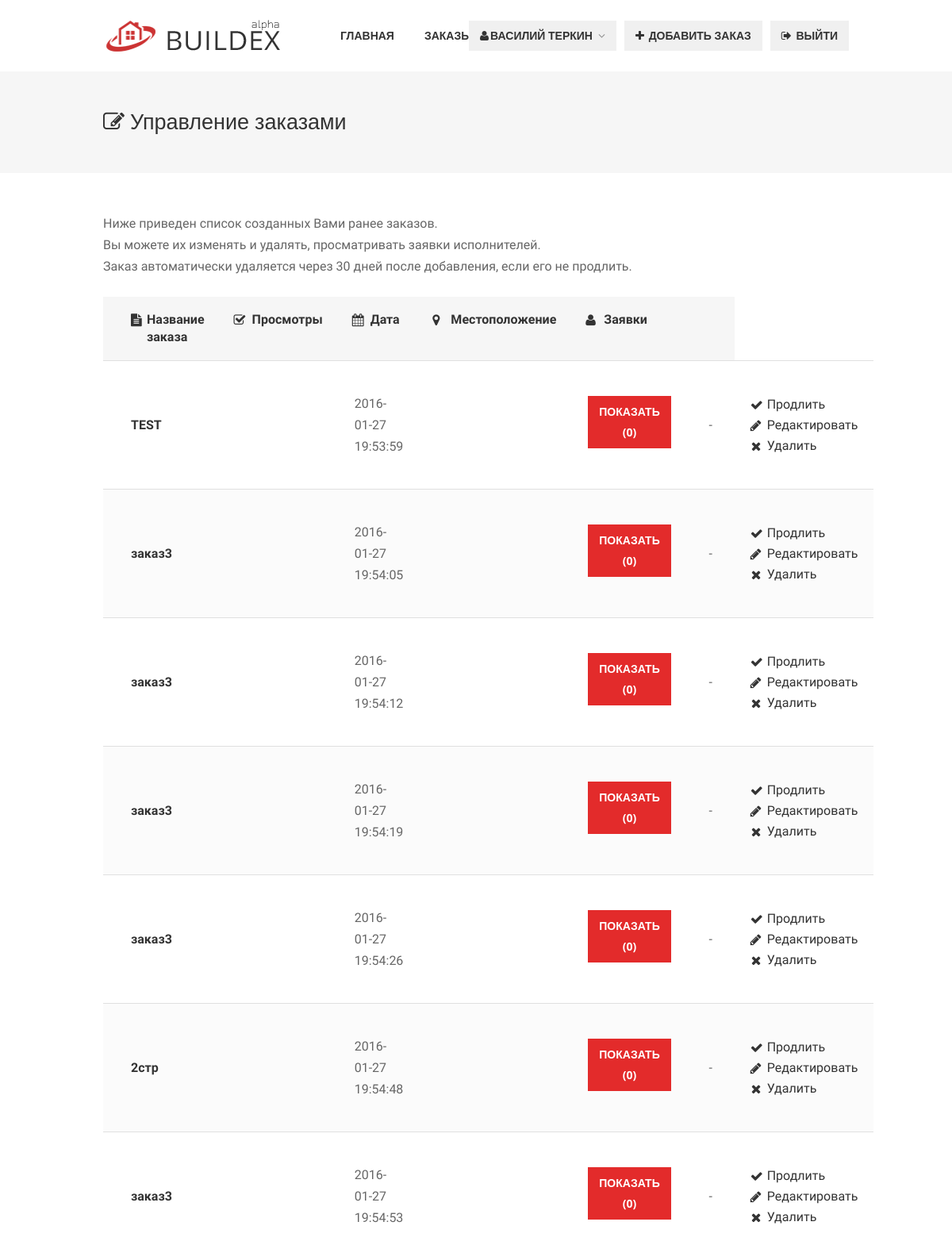
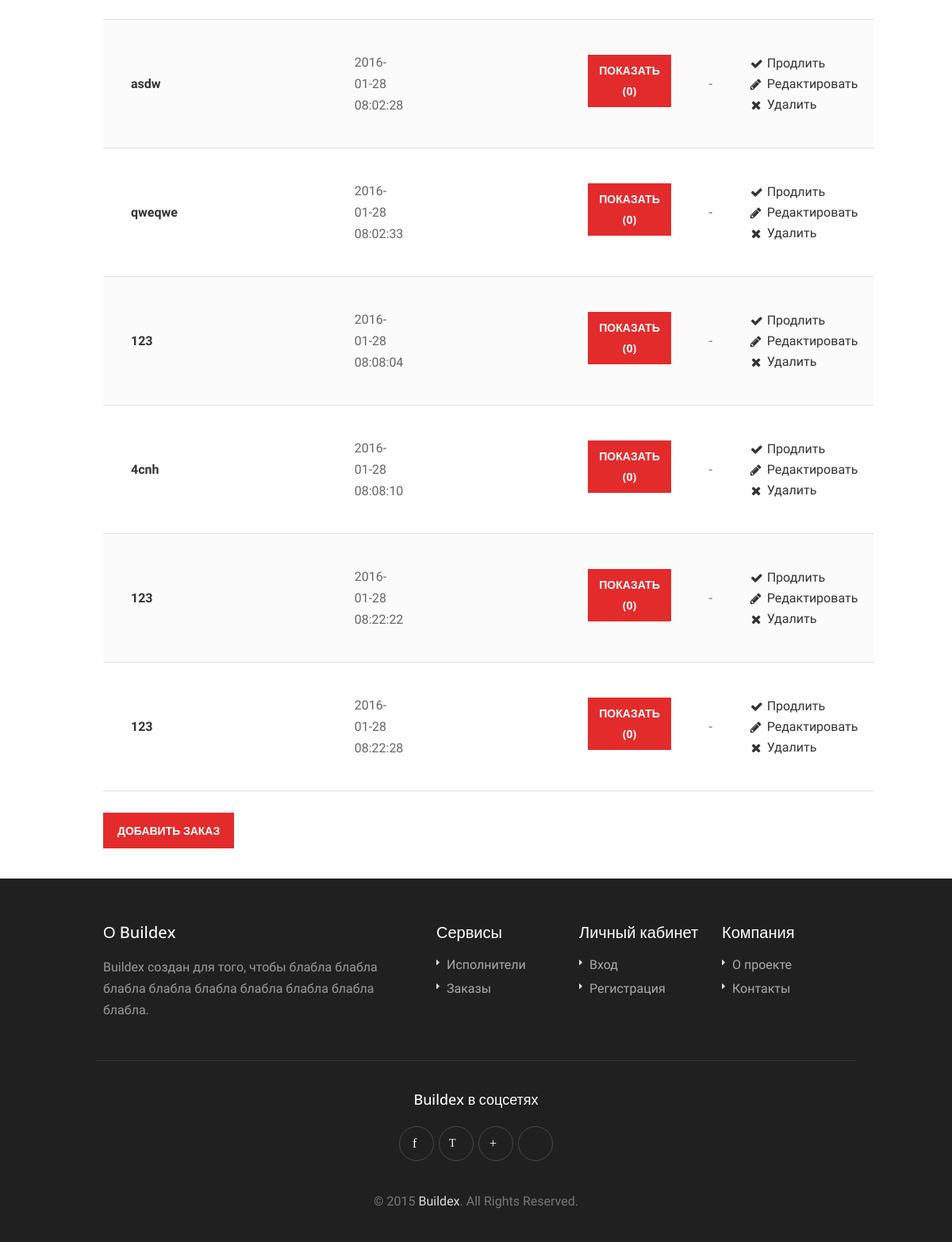
The app's page /myorders (signed in) with its own data (2 pictures, top to bottom).
### tables this page shows
CREATE TABLE IF NOT EXISTS `ads` (
  `id` int(11) NOT NULL AUTO_INCREMENT,
  `userid` int(11) NOT NULL,
  `type` int(11) NOT NULL,
  `firstid` int(11) NOT NULL,
  `secid` int(11) NOT NULL,
  `thirdid` int(11) NOT NULL,
  `title` varchar(256) NOT NULL,
  `adtext` text NOT NULL,
  `workload` varchar(256) NOT NULL,
  `term` varchar(256) NOT NULL,
  `applications` int(11) NOT NULL,
  `date` timestamp NOT NULL DEFAULT CURRENT_TIMESTAMP,
  `regionid` int(11) NOT NULL,
  PRIMARY KEY (`id`)
);

### lib/db.php (called while the page is built, shortened)
<?php
function SelectFromDBArray($sql)
{
	$result = mysql_query ($sql);
	$res = array();
	while($row = mysql_fetch_assoc($result))
		$res[]=$row;
	return $res;
}

### mod/myorders.php (called while the page is built, shortened)
<?
require_once(LIBPATH."db.php");
if(isset($_SESSION['userid']))
{
    $userid=$_SESSION['userid'];
    $userid=mysql_escape_string($userid);
    $arr=SelectFromDBArray("SELECT * from ads where userid=$userid");
}

### myorders.php (the view, shortened to what this page needs)
<!DOCTYPE html>
<html lang="ru">
<head>
<link rel="stylesheet" href="css/style.css">
<link rel="stylesheet" href="css/colors/red.css" id="colors">
</head>
<body>
<div id="wrapper">
<?php include("blocks/header-cl.php");
    include("mod/myorders.php"); ?>
<div id="titlebar" class="single">
	<div class="container">
		<div class="sixteen columns">
			<h2><i class="fa fa-edit"></i> Управление заказами</h2>
		</div>
	</div>
</div>
<div class="container">
	<div class="sixteen columns">
		<p class="margin-bottom-25">Ниже приведен список созданных Вами ранее заказов. <br/>Вы можете их изменять и удалять, просматривать заявки исполнителей. <br/>Заказ автоматически удаляется через 30 дней после добавления, если его не продлить. </p>
		<table class="manage-table responsive-table">
			<tr>
				<th><i class="fa fa-file-text"></i>Название заказа</th>
				<th><i class="fa fa-check-square-o"></i> Просмотры</th>
				<th><i class="fa fa-calendar"></i> Дата</th>
				<th><i class="fa fa-map-marker"></i> Местоположение</th>
				<th><i class="fa fa-user"></i> Заявки</th>
				<th></th>
			</tr>
			<?
            if(isset($arr))
            {
                foreach($arr as $value){?>
            <tr>
				<td class="title"><a href="/order-page.php?id=<?if(isset($value['id'])){echo $value['id'];}?>"><?if(isset($value['title'])){echo $value['title'];}?></a></td>
				<td class="centered"></td>
				<td><?if(isset($value['date'])){echo $value['date'];}?></td>
				<td><?if(isset($value['region'])){echo $value['region'];}?></td>
				<td class="centered"><a href="myapplications?adid=<?if(isset($value['id'])){echo $value['id'];}?>" class="button">Показать (<?if(isset($value['applications'])){echo $value['applications'];}?>)</a></td>
                <td class="centered">-</td>
				<td class="action">
					<a href="#"><i class="fa  fa-check "></i> Продлить</a>
					<a href="add-order?orderid=<?if(isset($value['id'])){echo $value['id'];}?>"><i class="fa fa-pencil"></i> Редактировать</a>
					<a href="delete?action=orderdel&orderid=<?if(isset($value['id'])){echo $value['id'];}?>" class="delete"><i class="fa fa-remove"></i> Удалить</a>
				</td>
			</tr>
            <?    }
            }?>
		</table>
		<br>
		<a href="add-order" class="button">Добавить заказ</a>
	</div>
</div>
<?php include("blocks/footer-out.php"); ?>
</div>
</body>
</html>

### css/colors/red.css (style rules this page uses)
#current, a.button.gray.app-link.opened, ul.float-right li a:hover, .menu ul li.sfHover a.sf-with-ul, .menu ul li a:hover, a.menu-trigger:hover, #jPanelMenu-menu li a:hover, .search-container button, .upload-btn, button, input[type="button"], input[type="submit"], a.button, .upload-btn:hover, #titlebar.photo-bg a.button.white:hover, a.button.dark:hover, #backtotop a:hover, .mfp-close:hover, .tabs-nav li.active a, .ui-accordion .ui-accordion-header-active:hover, .ui-accordion .ui-accordion-header-active, .highlight.color, .plan.color-2 .plan-price, .plan.color-2 a.button, .tp-leftarrow:hover, .tp-rightarrow:hover, .pagination ul li a.current-page, .pagination .current, .pagination ul li a:hover, .pagination-next-prev ul li a:hover, .infobox, .hover-icon, .comment-by a.reply:hover, .chosen-container .chosen-results li.highlighted, .chosen-container-multi .chosen-choices li.search-choice, .list-search button, .checkboxes input[type=checkbox]:checked + label:before { background-color: #e32b2b; }
a, table td.title a:hover, table.manage-table td.action a:hover, #breadcrumbs ul li a:hover, #titlebar span.icons a:hover, .counter-box i, .counter, #popular-categories li a i, .list-1 li:before, .dropcap, .resume-titlebar span a:hover i, .resumes-list-content h4, .job-overview ul li i, .company-info span a:hover, .infobox a:hover, .meta-tags span a:hover, .widget-text h5 a:hover, .app-content .info span , .app-content .info ul li a:hover { color: #e32b2b; }
.resumes-list li a:before, .job-list li a:before, table.manage-table tr:before { -webkit-box-shadow: 0px 1px 0px 0px rgba(227, 43, 43,0.7); -moz-box-shadow: 0px 1px 0px 0px rgba(227, 43, 43,0.7); box-shadow: 0px 1px 0px 0px rgba(227, 43, 43,0.7); }

### css/base.css (style rules this page uses)
html, body, div, span, applet, object, iframe, h1, h2, h3, h4, h5, h6, p, blockquote, pre, a, abbr, acronym, address, big, cite, code, del, dfn, em, img, ins, kbd, q, s, samp, small, strike, strong, sub, sup, tt, var, b, u, i, center, dl, dt, dd, ol, ul, li, fieldset, form, label, legend, table, caption, tbody, tfoot, thead, tr, th, td, article, aside, canvas, details, embed, figure, figcaption, footer, header, hgroup, menu, nav, output, ruby, section, summary, time, mark, audio, video { margin: 0; padding: 0; border: 0; font-size: 100%; font: inherit; vertical-align: baseline; }
body { line-height: 1; }
table { border-collapse: collapse; border-spacing: 0; }
body { background-color: #fff; font-size: 16px; line-height: 27px; color: #666; -webkit-font-smoothing: antialiased; -webkit-text-size-adjust: 100%; overflow-x: hidden; }
#wrapper { background-color: #fff; }
body, input[type="text"], input[type="password"], input[type="email"], input[type="number"], textarea, .widget-text h5, h3.centered-headline span, select { font-family: "Exo 2", "Lato", "HelveticaNeue", "Helvetica Neue", Helvetica, Arial, sans-serif; }
h1, h2, h3, h4, h5, h6, .button, input[type="button"], input[type="submit"], button, #navigation, .infobox a, .pagination-container, .upload-btn, .skills span, .app-content .info span, .tabs-nav li a, .reply, .ui-accordion .ui-accordion-header, .trigger a, .caption.title, .caption .slider-button, .counter, .counter-box i, a.menu-trigger, #style-switcher h2, .resume-table strong { font-family: "Open Sans", "Montserrat", "HelveticaNeue", "Helvetica Neue", Helvetica, Arial, sans-serif; }
.margin-bottom-25 { margin-bottom: 25px !important; }
h1, h2, h3, h4, h5, h6 { color: #333; font-weight: 500; }
h2 { font-size: 25px; line-height: 48px; }
p { margin: 0 0 15px 0; }
a { color: #505050; text-decoration: none; outline: 0; -webkit-transition: color 0.2s ease-in-out; -moz-transition: color 0.2s ease-in-out; -o-transition: color 0.2s ease-in-out; -transition: color 0.2s ease-in-out; }

### css/responsive.css (style rules this page uses)
.container .column, .container .columns { float: left; display: inline; margin-left: 10px; margin-right: 10px; }
.container .sixteen.columns { width: 1180px; }
@media only screen and (min-width: 960px) and (max-width: 1289px) { .container { position: relative; width: 960px; margin: 0 auto; padding: 0; } }
@media only screen and (min-width: 960px) and (max-width: 1289px) { .container .column, .container .columns { float: left; display: inline; margin-left: 10px; margin-right: 10px; } }
@media only screen and (min-width: 960px) and (max-width: 1289px) { .container .sixteen.columns { width: 940px; } }
.container:after { content: "\0020"; display: block; height: 0; clear: both; visibility: hidden; }

### records on screen
ads: title "TEST", date "2016-01-27 19:53:59", applications "0"
ads: title "заказ3", date "2016-01-27 19:54:05", applications "0"
ads: title "заказ3", date "2016-01-27 19:54:12", applications "0"
ads: title "заказ3", date "2016-01-27 19:54:19", applications "0"
ads: title "заказ3", date "2016-01-27 19:54:26", applications "0"
ads: title "2стр", date "2016-01-27 19:54:48", applications "0"
ads: title "заказ3", date "2016-01-27 19:54:53", applications "0"
ads: title "asdw", date "2016-01-28 08:02:28", applications "0"
ads: title "qweqwe", date "2016-01-28 08:02:33", applications "0"
ads: title "123", date "2016-01-28 08:08:04", applications "0"
ads: title "4cnh", date "2016-01-28 08:08:10", applications "0"
ads: title "123", date "2016-01-28 08:22:22", applications "0"
ads: title "123", date "2016-01-28 08:22:28", applications "0"

### other values on screen
$_SESSION['name'] "ВАСИЛИЙ ТЕРКИН"
